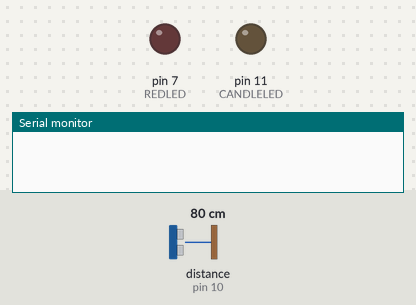
A sketch run on a simulated Arduino Uno, built with avr-gcc and run on an emulated ATmega328P. Shown: output pins drawn as LEDs (lit = HIGH), the last lines printed to the serial monitor. Wiring (inferred from the names in the program): ultrasonic range finder: trigger pin 9; echo pin 10. The test bench sets the inputs (shaded band); at power-on: distance to the obstacle (sensor on pin 10) 80 cm. The echo pulse lasts 58.3 µs per cm; random numbers use the default seed unless the sketch sets one; pins used as bus, display or sensor lines are not drawn.

Above: at 0.1 s.
2.3 s: distance to the obstacle (sensor on pin 10) set to 2 cm
At 3.3 s:
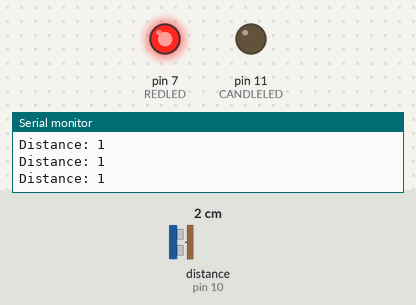
3.8 s: distance to the obstacle (sensor on pin 10) set to 10 cm
6.8 s: distance to the obstacle (sensor on pin 10) set to 14 cm
At 9.8 s:
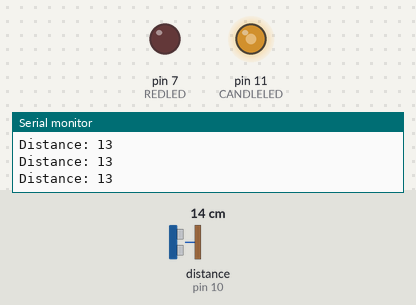
Timing chart, 0 to 15.8 s (numbered marks = the images above; inputs shaded):
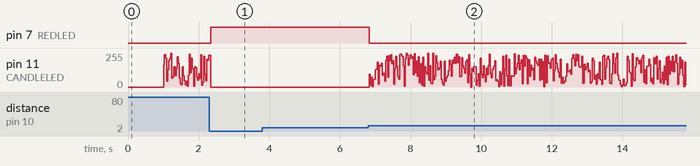

The sketch:

PumpkinProx.ino
```cpp
#define CANDLELED 11
#define REDLED 7
#define TRIG_PIN 9
#define ECHO_PIN 10
#define PROXIMITY_THRESHOLD 10 // (centimeters)
#define PROXIMITY_CONSECUTIVE_READINGS 3
#define FLICKER_INTERVAL 25

long previousMillis = 0;
long closeReadings = 0;

void setup() {
  pinMode(CANDLELED, OUTPUT);
  pinMode(REDLED, OUTPUT);
  pinMode(TRIG_PIN, OUTPUT);
  pinMode(ECHO_PIN, INPUT);
  digitalWrite(TRIG_PIN, LOW);
  Serial.begin(9600);
  delay(1000);
}

void loop() {
  // Trigger the ultrasonic
  digitalWrite(TRIG_PIN, HIGH);
  delayMicroseconds(10);
  digitalWrite(TRIG_PIN, LOW);

  // Measure the distance
  long duration = pulseIn(ECHO_PIN, HIGH);
  int distance = duration / 58; // Calculate distance in centimeters

  Serial.print("Distance: ");
  Serial.println(distance);

  if (distance <= PROXIMITY_THRESHOLD) {
    closeReadings++;
    if (closeReadings >= PROXIMITY_CONSECUTIVE_READINGS) {
      digitalWrite(CANDLELED, LOW);
      digitalWrite(REDLED, HIGH);
    }
  } else {
    digitalWrite(REDLED, LOW);
    closeReadings = 0;
    unsigned long currentMillis = millis();
    if (currentMillis - previousMillis > FLICKER_INTERVAL) {
      previousMillis = currentMillis;
      analogWrite(CANDLELED, random(0, 256));
    }
  }
}
```

Measured:
- the behaviour switches between 11 and 12 cm on distance to the obstacle (sensor on pin 10) (found by bisection; images 1 and 2)
- after the input at 2.3 s, pin 7 (REDLED): LOW → HIGH after 0.05 s
- after the input at 6.8 s, pin 7 (REDLED): HIGH → LOW at once
